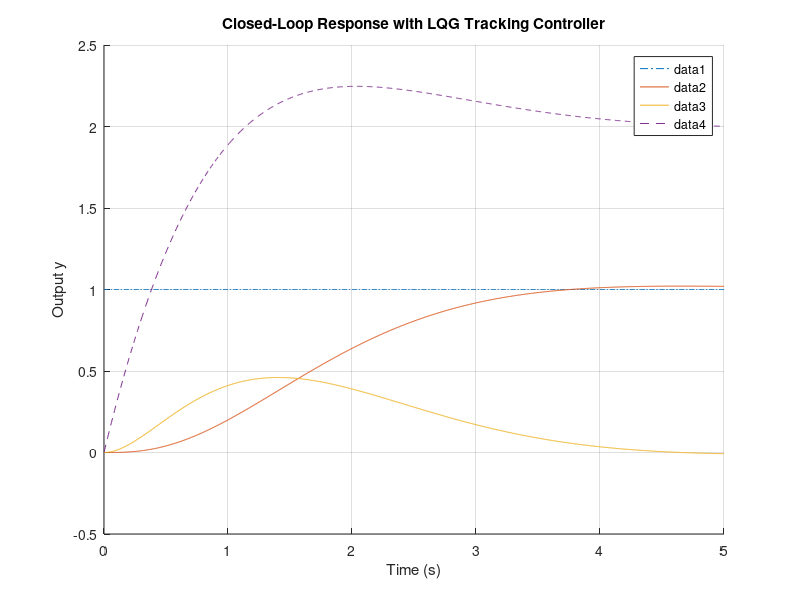

The MATLAB source for this figure:
%% LQI Closed-Loop Design Using connect and lqi
clc; clear; close all;

%% Define the Plant
% Example plant: second-order system
A = [0 1; -2 -3];
B = [0; 1];
C = [1 0];
D = 0;
plant = ss(A, B, C, D);

% For interconnection, augment the plant to output its states.
% This allows the controller to access the full state vector.
plant_aug = ss(A, B,[eye(2);C], D);
plant_aug.InputName = {'u'};
plant_aug.OutputName = {'x1','x2','y'};

%% Define the Summing Block for Error Calculation
% Compute the error signal: e = r - y
sumblk1 = sumblk('e = r - y');

%% Define the Integrator
% The integrator integrates the tracking error.
integrator = tf(1,[1 0]);
integrator.InputName = {'e'};    % error: e = r - y
integrator.OutputName = {'xi'};  % integrated error

%% Compute the LQI Gains
% Choose weighting matrices for states (including integrator) and input
Q = diag([0, 0, 1]);  % weights for [x1; x2; xi]
R = 1e-1;                % weight for input

% Compute the LQI gain: [K  Ki] where u = -K*x - Ki*xi
K_lqi = lqi( plant, Q, R)
K  = K_lqi(1:2);      % state feedback gains
Ki = K_lqi(3);        % integrator gain

% Define the Controller Block
% The controller is a static gain that uses the plant states and the integrator state:
%   u = -[K  Ki] * [x; xi]
controller = ss([], [], [], -[K, Ki]);
controller.InputName = {'x1','x2','xi'};
controller.OutputName = {'u'};

%% Interconnect the Blocks Using connect
% The closed-loop interconnection consists of:
% - sumblk1:   r - y => e
% - integrator: e => xi
% - controller:  -K*x - Ki*xi => u
% - plant_aug: u => x1 , x2 , y

% Here, 'r' is the external reference input and 'y' is the measured output.
clsys = connect(plant_aug,  controller , integrator, sumblk1, 'r', 'y')

%% Simulate the Closed-Loop Response
t = 0:0.005:5;          % time vector from 0 to 10 seconds
r = ones(length(t), 1); % step reference

% Simulate the closed-loop response using lsim:
[y_out, t_out, x] = lsim(clsys, r, t);

% Plot the response:
figure(1)
hold on
plot(t,r,'-.')
plot(t_out,x(:,1:2))
plot(t_out,-K_lqi*x','--') % u = -K_lqi*x'
xlabel('Time (s)')
ylabel('Output y')
title('Closed-Loop Response with LQG Tracking Controller')
grid on
legend

%% % %checking if connect is correct
% K_sys = connect(controller,plant_aug,'xi','y')
% 
% K_sys.A == (A-B*K)
% K_sys.B == (-B*Ki)